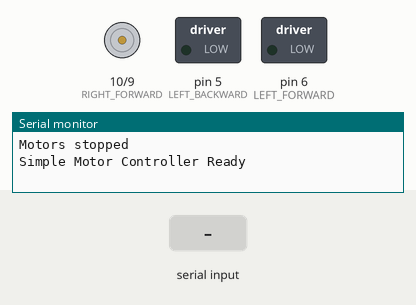
Recording of a sketch running on a simulated Arduino Mega 2560, built with avr-gcc and run on an emulated ATmega2560. Parts: motor-driver pin pairs drawn as motors (green arrow = first pin HIGH = forward, orange = second pin HIGH = backward, longer = more drive), switched loads named in the sketch (green lamp = pin HIGH), the last lines printed to the serial monitor. Inputs (shaded band) come from the test bench.

Above: at 1.2 s.
1.3 s: "MOVE:,45\n" received over the second serial link
At 2.4 s:
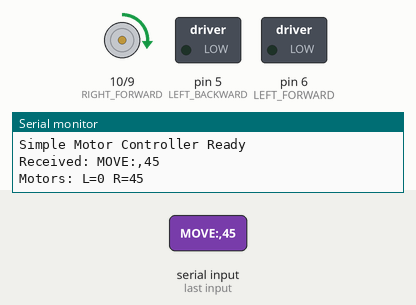
2.8 s: "STOP\n" received over the second serial link
At 3.3 s:
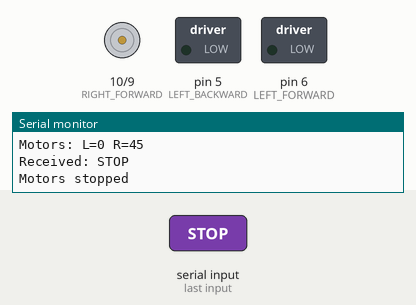
Timing chart, 0 to 5.8 s (numbered marks = the images above; inputs shaded):
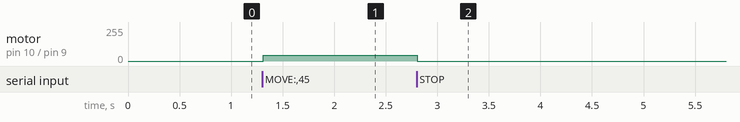

Measured:
- after the input at 1.3 s, motor on pin 10 (RIGHT_FORWARD) / pin 9 (RIGHT_BACKWARD): stopped → forward 45/255 at once
- after the input at 2.8 s, motor on pin 10 (RIGHT_FORWARD) / pin 9 (RIGHT_BACKWARD): forward 45/255 → stopped at once

The sketch:

Motor_individual_control_mega.ino
```cpp
// Arduino Mega - Simplified Motor Control (Individual Motors + Stop Only)
#include <Wire.h>

// Motor Pins
#define LEFT_FORWARD 6
#define LEFT_BACKWARD 5
#define RIGHT_FORWARD 10
#define RIGHT_BACKWARD 9

// Current motor speeds
int currentLeftSpeed = 0;
int currentRightSpeed = 0;

void setup() {
  Serial.begin(115200);
  Serial2.begin(9600);

  pinMode(LEFT_FORWARD, OUTPUT);
  pinMode(LEFT_BACKWARD, OUTPUT);
  pinMode(RIGHT_FORWARD, OUTPUT);
  pinMode(RIGHT_BACKWARD, OUTPUT);

  stopMotors();
  Serial.println("Simple Motor Controller Ready");
  Serial2.println("READY");
}

void loop() {
  if (Serial2.available()) {
    String cmd = Serial2.readStringUntil('\n');
    cmd.trim();
    Serial.println("Received: " + cmd);

    if (cmd.startsWith("MOVE:")) {
      // Format: MOVE:left_speed,right_speed (e.g., MOVE:150,-100)
      int commaPos = cmd.indexOf(',');
      if (commaPos > 0) {
        int leftSpeed = cmd.substring(5, commaPos).toInt();
        int rightSpeed = cmd.substring(commaPos + 1).toInt();
        moveMotors(leftSpeed, rightSpeed);
        Serial2.println("MOVED:" + String(leftSpeed) + "," + String(rightSpeed));
      }
    }
    else if (cmd == "STOP") {
      stopMotors();
      Serial2.println("STOPPED");
    }
    else if (cmd == "STATUS") {
      Serial2.println("STATUS:L=" + String(currentLeftSpeed) + ",R=" + String(currentRightSpeed));
    }
  }

  delay(10);
}

void moveMotors(int leftSpeed, int rightSpeed) {
  // Constrain speeds
  leftSpeed = constrain(leftSpeed, -255, 255);
  rightSpeed = constrain(rightSpeed, -255, 255);

  currentLeftSpeed = leftSpeed;
  currentRightSpeed = rightSpeed;

  // Control left motor
  if (leftSpeed > 0) {
    analogWrite(LEFT_FORWARD, leftSpeed);
    analogWrite(LEFT_BACKWARD, 0);
  } else if (leftSpeed < 0) {
    analogWrite(LEFT_FORWARD, 0);
    analogWrite(LEFT_BACKWARD, -leftSpeed);
  } else {
    analogWrite(LEFT_FORWARD, 0);
    analogWrite(LEFT_BACKWARD, 0);
  }

  // Control right motor
  if (rightSpeed > 0) {
    analogWrite(RIGHT_FORWARD, rightSpeed);
    analogWrite(RIGHT_BACKWARD, 0);
  } else if (rightSpeed < 0) {
    analogWrite(RIGHT_FORWARD, 0);
    analogWrite(RIGHT_BACKWARD, -rightSpeed);
  } else {
    analogWrite(RIGHT_FORWARD, 0);
    analogWrite(RIGHT_BACKWARD, 0);
  }

  Serial.println("Motors: L=" + String(leftSpeed) + " R=" + String(rightSpeed));
}

void stopMotors() {
  analogWrite(LEFT_FORWARD, 0);
  analogWrite(LEFT_BACKWARD, 0);
  analogWrite(RIGHT_FORWARD, 0);
  analogWrite(RIGHT_BACKWARD, 0);

  currentLeftSpeed = 0;
  currentRightSpeed = 0;

  Serial.println("Motors stopped");
}
```
